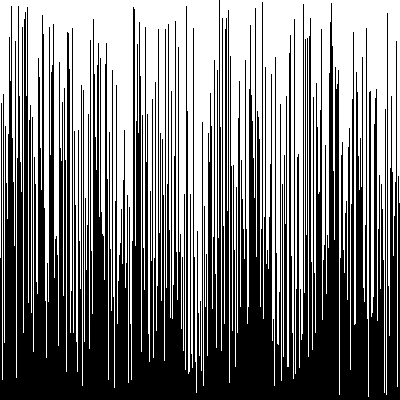
Frame 1 (no input)
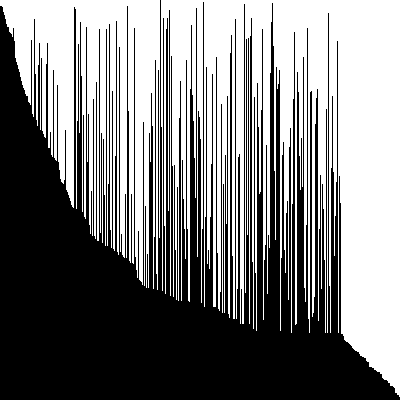
Frame 60 (the mouse pressed at the canvas centre just before this capture)
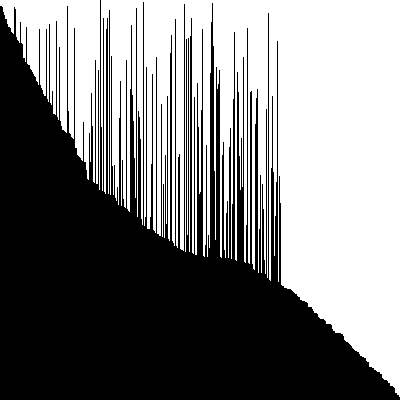
Frame 120 (the mouse held since frame 60 and released just before this capture)

The Processing sketch that drew these frames (run headless with seeded random() and noise(); from frame 60 on, the mouse is pressed at the canvas centre):

// Processing sketch: sketch_181230a
// ── sketch_181230a.pde
/* Copy the code into a new Processing sketch and complete then steps. */

//1. create an array of ints. don't initialize it yet.

int[] array;
void setup() {
  //2. set the size of your window
  size(400,400);

  //3. initialize your array with the built in width variable
array = new int[width];
  
  //4. initialize the ints in the array with random numbers
  //   from 0 to the built in height variable
  
for(int i = 0; i < array.length; i ++){
  array[i] = int(random(height));
}
  //5. call the noStroke() method
  noStroke();
}

void draw() {
  //6. set the background color with background(r, g, b);
background(0);

  //7. set the color for your graph
fill(255);

  //8. draw a rectangle for each int in your array.
  //   the x value will be the index of the int
  //   the y value will the height variable
  //   the width is 1
  //   the height is negative the value of the int at that element in the array
for(int i = 0; i < array.length; i ++){
  rect(i,array[i],1,array[i]*-1);
}

  //9. call the stepSort method
  stepSort(array);

  //10. extract the code that randomizes the array into a method.
  

  //11. call the method you made in step 10 when the mouse is pressed
  
}

void stepSort(int[] arr) {
  for (int i = 1; i < arr.length; i++) {
    if (arr[i - 1] > arr[i]) {
      int t = arr[i];
      arr[i] = arr[i - 1];
      arr[i - 1] = t;
    }
  }
}

void randomise(int[] arr){
  for(int i = 0; i < arr.length; i ++){
  arr[i] = int(random(height));
}
}

void mouseClicked(){
  randomise(array);
}
